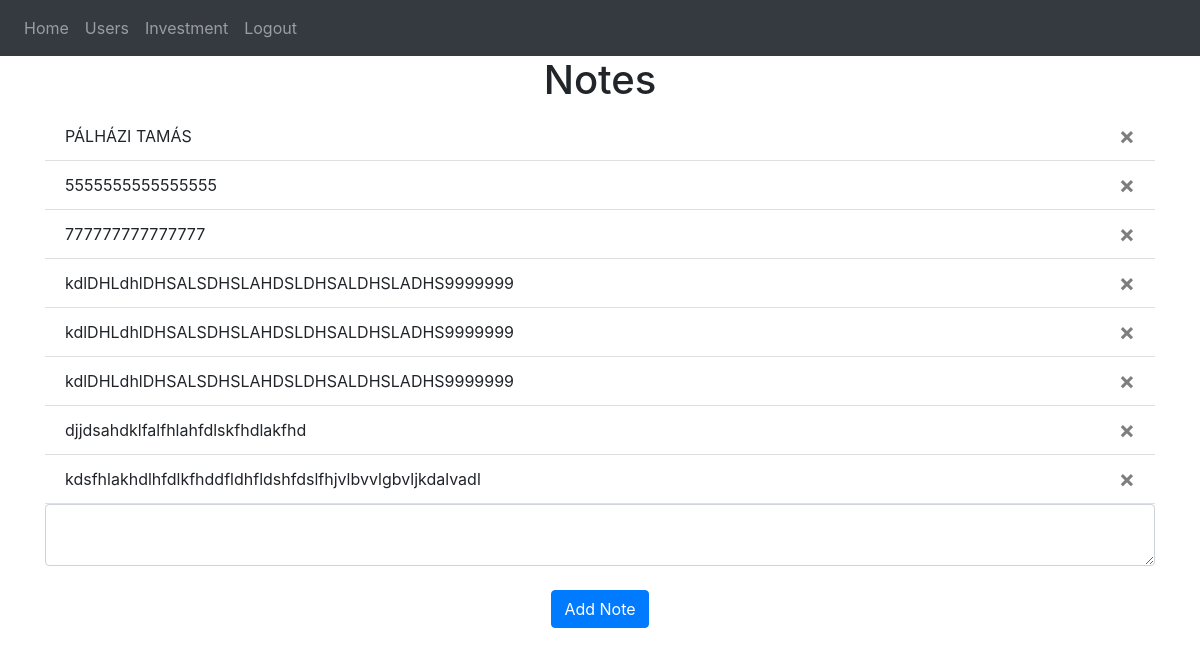
/ (signed in), run on an earlier commit of the app's database.
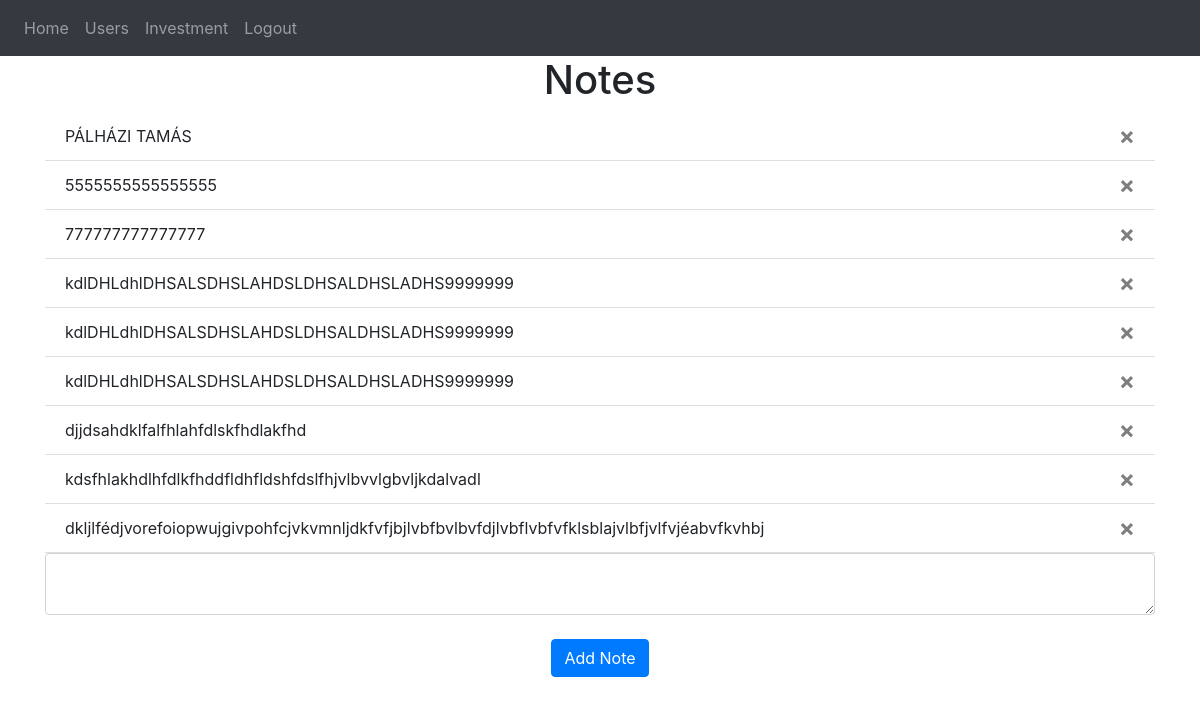
And on a later commit of the database.
### website/models.py (models this page shows)
class Note(db.Model):
    id = db.Column(db.Integer, primary_key=True)
    data = db.Column(db.String(10000))
    date = db.Column(db.DateTime(timezone=True), default=func.now())
    user_id = db.Column(db.Integer, db.ForeignKey('user.id'))

### website/views.py (the view, shortened to what this page needs)
@views.route('/', methods=['GET', 'POST'])
@login_required
def home():
    return render_template("home.html", user=current_user)

### website/__init__.py (called while the page is built)
def create_app():
    app = Flask(__name__)
    app.config['SECRET_KEY'] = 'hjshjhdjah kjshkjdhjs'
    app.config['SQLALCHEMY_DATABASE_URI'] = f'sqlite:///{DB_NAME}'
    db.init_app(app)
    from .views import views
    from .auth import auth
    app.register_blueprint(views, url_prefix='/')
    app.register_blueprint(auth, url_prefix='/')
    from .models import User, Note
    with app.app_context():
        db.create_all()
    login_manager = LoginManager()
    login_manager.login_view = 'auth.login'
    login_manager.init_app(app)
    @login_manager.user_loader
    def load_user(id):
        return User.query.get(int(id))
    return app

### website/templates/home.html
{% extends "base.html" %} {% block title %}Home{% endblock %} {% block content
%}
<h1 align="center">Notes</h1>
<ul class="list-group list-group-flush" id="notes">
  {% for note in user.notes %}
  <li class="list-group-item">
    {{ note.data }}
    <button type="button" class="close" onClick="deleteNote({{ note.id }})">
      <span aria-hidden="true">&times;</span>
    </button>
  </li>
  {% endfor %}
</ul>
<form method="POST">
  <textarea name="note" id="note" class="form-control"></textarea>
  <br />
  <div align="center">
    <button type="submit" class="btn btn-primary">Add Note</button>
  </div>
</form>
{% endblock %}

What changed in the data, as far as the page shows it:
added Note: data "dkljlfédjvorefoiopwujgivpohfcjvkvmnljdkfvfjbjlvbfbvlbvfdjlvbflvbfvfklsblajvlbfjvlfvjéabvfkvhbj"
